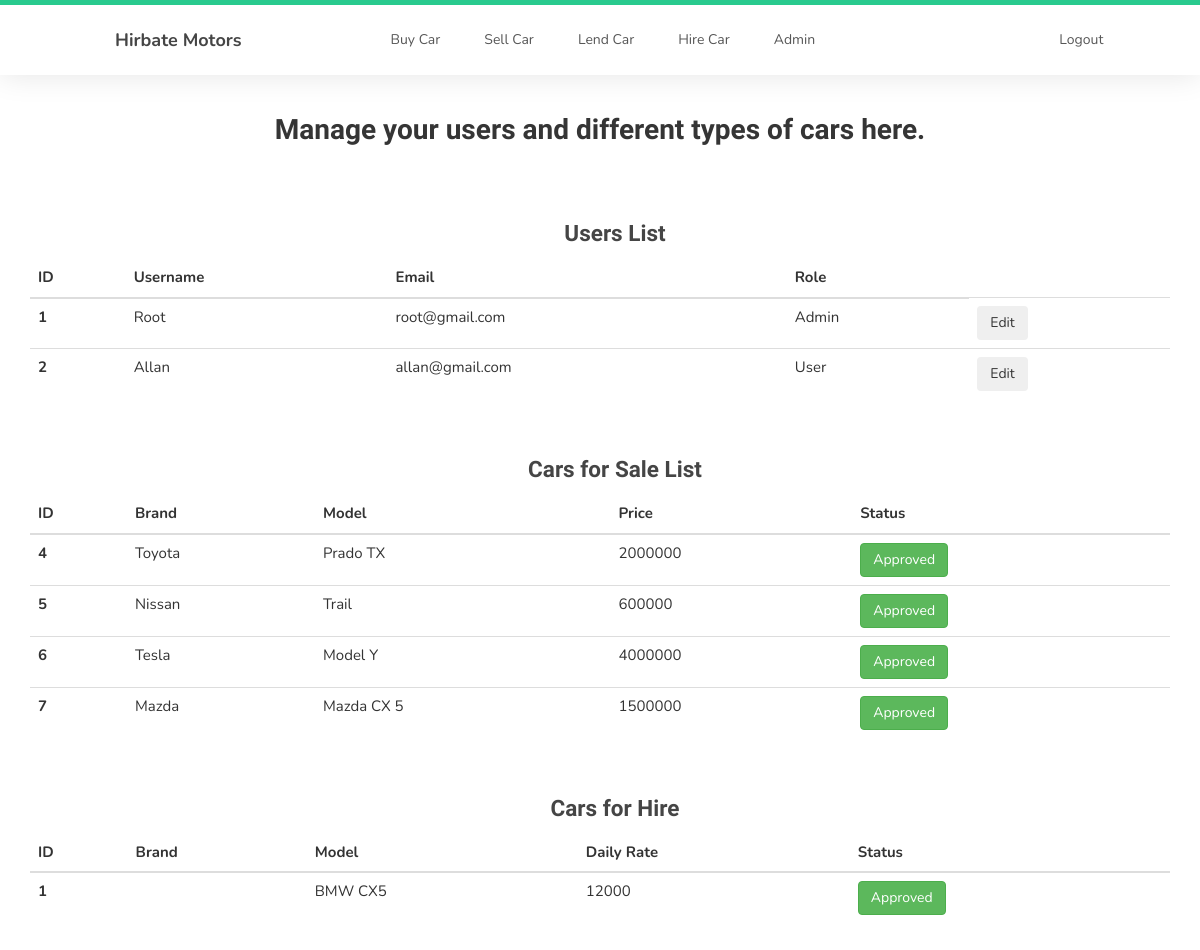
Page /admin (signed in) on the earlier database version.
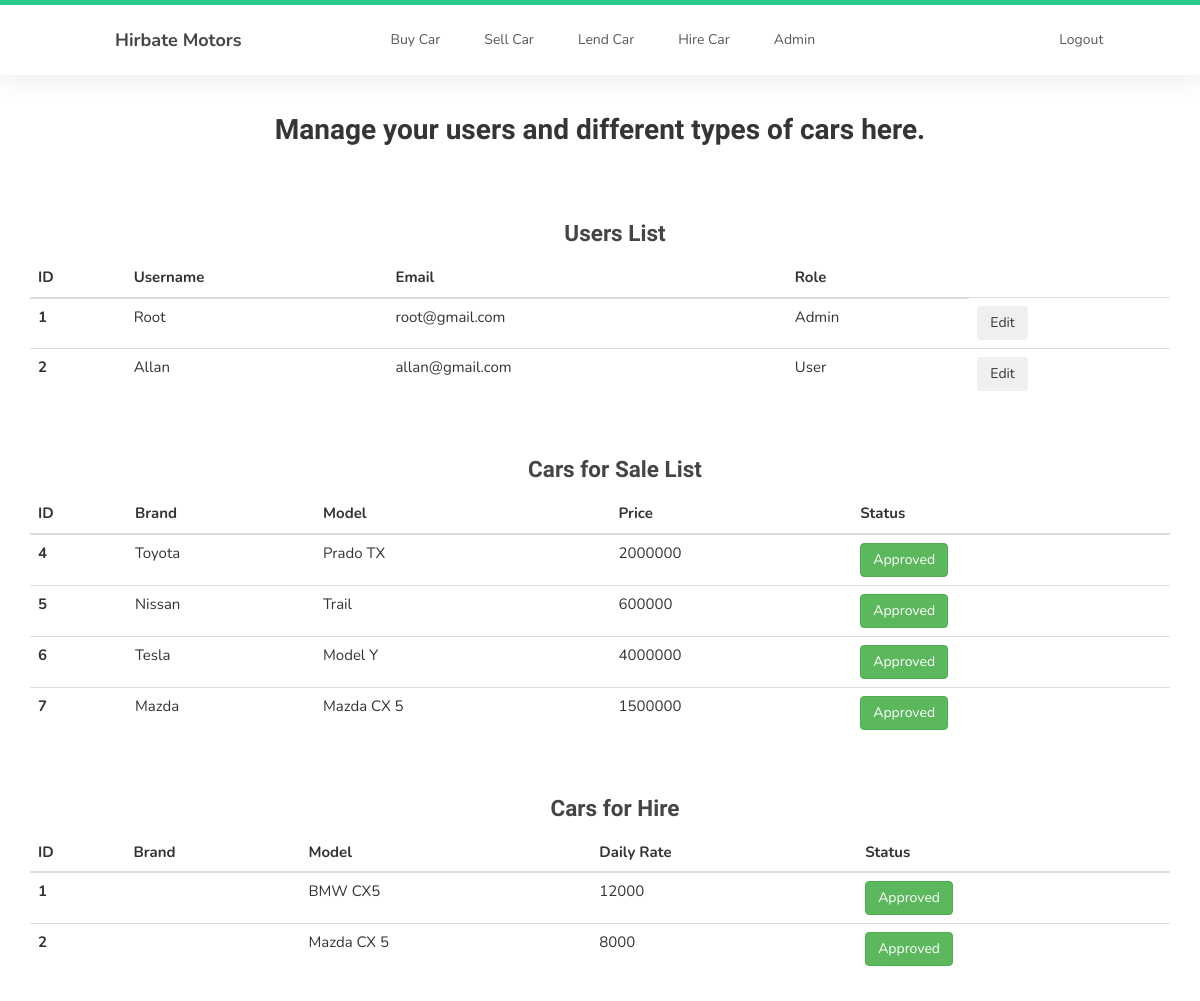
Same page on the later database version.
### car_dealer/models.py (models this page shows, shortened)
class User(db.Model, UserMixin):
    id = db.Column(db.Integer, primary_key=True)
    username = db.Column(db.String(20), unique=True, nullable=False)
    email = db.Column(db.String(80), unique=True, nullable=False)
    password = db.Column(db.String(120), nullable=False)
    date_added = db.Column(db.DateTime, default=datetime.utcnow())
    is_admin = db.Column(db.Boolean, nullable=False, default=False)
    sale_reference = db.relationship('Car', backref='Owner', lazy=True)
    hire_reference = db.relationship('LendCar', backref='Owner', lazy=True)

class Car(db.Model):
    id = db.Column(db.Integer, primary_key=True)
    condition = db.Column(db.String, nullable=False)
    gearbox = db.Column(db.String, nullable=False)
    color = db.Column(db.String, nullable=False)
    make = db.Column(db.String(50), nullable=False)
    mileage = db.Column(db.Integer, nullable=False)
    price = db.Column(db.Integer, nullable=False)
    model = db.Column(db.String(50), nullable=False)
    fuel = db.Column(db.String, nullable=False)
    seats = db.Column(db.Integer, nullable=False)
    mfg_year = db.Column(db.Integer, nullable=False)
    engine_size = db.Column(db.Integer, nullable=False)
    description = db.Column(db.Text, nullable=False)
    is_approved = db.Column(db.Boolean, nullable=False, default=False)
    user_id = db.Column(db.Integer, db.ForeignKey('user.id'), nullable=False)
    photo_reference = db.relationship('SellPhotos', backref='Car', lazy=True)

class LendCar(db.Model):
    __tablename__ = 'lendcar'
    id = db.Column(db.Integer, primary_key=True)
    brand = db.Column(db.String(40), nullable=False)
    model = db.Column(db.String(40), nullable=False)
    gearbox = db.Column(db.String, nullable=False)
    color = db.Column(db.String, nullable=False)
    daily_rate = db.Column(db.Integer, nullable=False)
    fuel = db.Column(db.String, nullable=False)
    seats = db.Column(db.Integer, nullable=False)
    description = db.Column(db.Text, nullable=False)
    is_approved = db.Column(db.Boolean, nullable=False, default=False)
    user_id = db.Column(db.Integer, db.ForeignKey('user.id'), nullable=False)
    photo_reference = db.relationship('HirePhotos', backref='Car', lazy=True)

### car_dealer/routes.py (the view)
@app.route('/admin', methods=['GET', 'POST'])
@login_required
def admin():
    if current_user.is_admin:
        users = User.query.all()
        cars_for_sale = Car.query.all()
        cars_for_hire = LendCar.query.all()
        return render_template('admin.html', title='Account Page', users=users, cars_for_sale=cars_for_sale,
                               cars_for_hire=cars_for_hire)
    else:
        abort(404)

### car_dealer/models.py (called while the page is built)
@login_manager.user_loader
def load_user(user_id):
    return User.query.get(int(user_id))

### car_dealer/templates/admin.html
{% extends 'layout.html' %}
{% block content %}
    <div class="container" style="margin-top: 2rem; font-family: Helvetica, Arial, sans-serif; text-align: center">
        <h2>Manage your users and different types of cars here.</h2>
    </div>
    <div class="row" id="AdminTables">
        <div class="col-md-12 mt-4 mb-4">
            <div class="container" style="text-align: center">
                <h3>Users List</h3>
            </div>
            <table class="table table-dark">
              <thead>
                <tr>
                  <th scope="col">ID</th>
                  <th scope="col">Username</th>
                  <th scope="col">Email</th>
                  <th scope="col">Role</th>
                </tr>
              </thead>
              <tbody>
                {% for user in users %}
                    <tr>
                      <th scope="row">{{ user.id }}</th>
                      <td>{{ user.username }}</td>
                      <td>{{ user.email }}</td>
                      {% if user.is_admin %}
                          <td>Admin</td>
                      {% else %}
                          <td>User</td>
                      {% endif %}
                      <td><button type="button" class="btn btn-secondary">Edit</button></td>
                    </tr>
                {% endfor %}
              </tbody>
            </table>
        </div>
        <div class="col-md-12 mt-4 mb-4">
            <div class="container" style="text-align: center">
                <h3>Cars for Sale List</h3>
            </div>
            <table class="table table-dark">
              <thead>
                <tr>
                  <th scope="col">ID</th>
                  <th scope="col">Brand</th>
                  <th scope="col">Model</th>
                  <th scope="col">Price</th>
                  <th scope="col">Status</th>
                </tr>
              </thead>
              <tbody>
                {% for car in cars_for_sale %}
                    <tr>
                      <th scope="row">{{ car.id }}</th>
                      <td>{{ car.make }}</td>
                      <td>{{ car.model }}</td>
                      <td>{{ car.price }}</td>
                      {% if car.is_approved %}
                            <td><a href="{{ url_for('car_sales_info', car_id=car.id)}}"><button type="button" class="btn btn-success">Approved</button></a></td>
                      {% else %}
                            <td><a href="{{ url_for('car_sales_info', car_id=car.id)}}"><button type="button" class="btn btn-warning">Pending</button></a></td>
                      {% endif %}
                    </tr>
                {% endfor %}
              </tbody>
            </table>
        </div>
        <div class="col-md-12 mt-4 mb-4">
            <div class="container" style="text-align: center">
                <h3>Cars for Hire</h3>
            </div>
            <table class="table table-dark">
              <thead>
                <tr>
                  <th scope="col">ID</th>
                  <th scope="col">Brand</th>
                  <th scope="col">Model</th>
                  <th scope="col">Daily Rate</th>
                  <th scope="col">Status</th>
                </tr>
              </thead>
              <tbody>
                {% for car in cars_for_hire %}
                    <tr>
                      <th scope="row">{{ car.id }}</th>
                      <td>{{ car.make }}</td>
                      <td>{{ car.model }}</td>
                      <td>{{ car.daily_rate }}</td>
                      {% if car.is_approved %}
                            <td><a href="{{ url_for('car_hire_info', car_id=car.id)}}"><button type="button" class="btn btn-success">Approved</button></a></td>
                      {% else %}
                            <td><a href="{{ url_for('car_hire_info', car_id=car.id)}}"><button type="button" class="btn btn-warning">Pending</button></a></td>
                      {% endif %}
                    </tr>
                {% endfor %}
              </tbody>
            </table>
        </div>
    </div>
{% endblock %}

Differences in the rows shown:
added LendCar: id "2", model "Mazda CX 5", daily_rate "8000"
